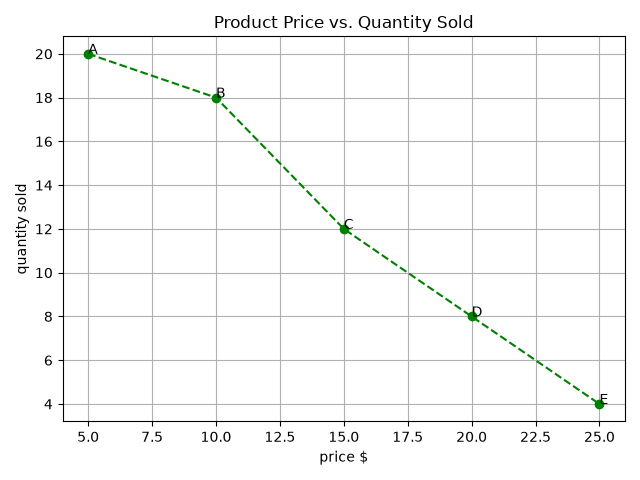

This chart was generated by the following Python code:
import torch
import matplotlib.pyplot as plt

prices = torch.tensor([5.0, 10.0, 15.0, 20.0, 25.0])
quantities_sold = torch.tensor([20.0, 18.0, 12.0, 8.0, 4.0])
product_names = ["A", "B", "C", "D", "E"]

plt.plot(
    prices.tolist(),
    quantities_sold.tolist(),
    marker="o",
    color="green",
    linestyle="--"
)

for i in range(len(product_names)):
    plt.annotate(
        product_names[i],
        (prices[i].item(), quantities_sold[i].item())
    )


plt.title("Product Price vs. Quantity Sold")
plt.xlabel("price $")
plt.ylabel("quantity sold")

plt.grid(True)
plt.tight_layout()


plt.savefig("day13_sales_plot.png")
plt.show()
